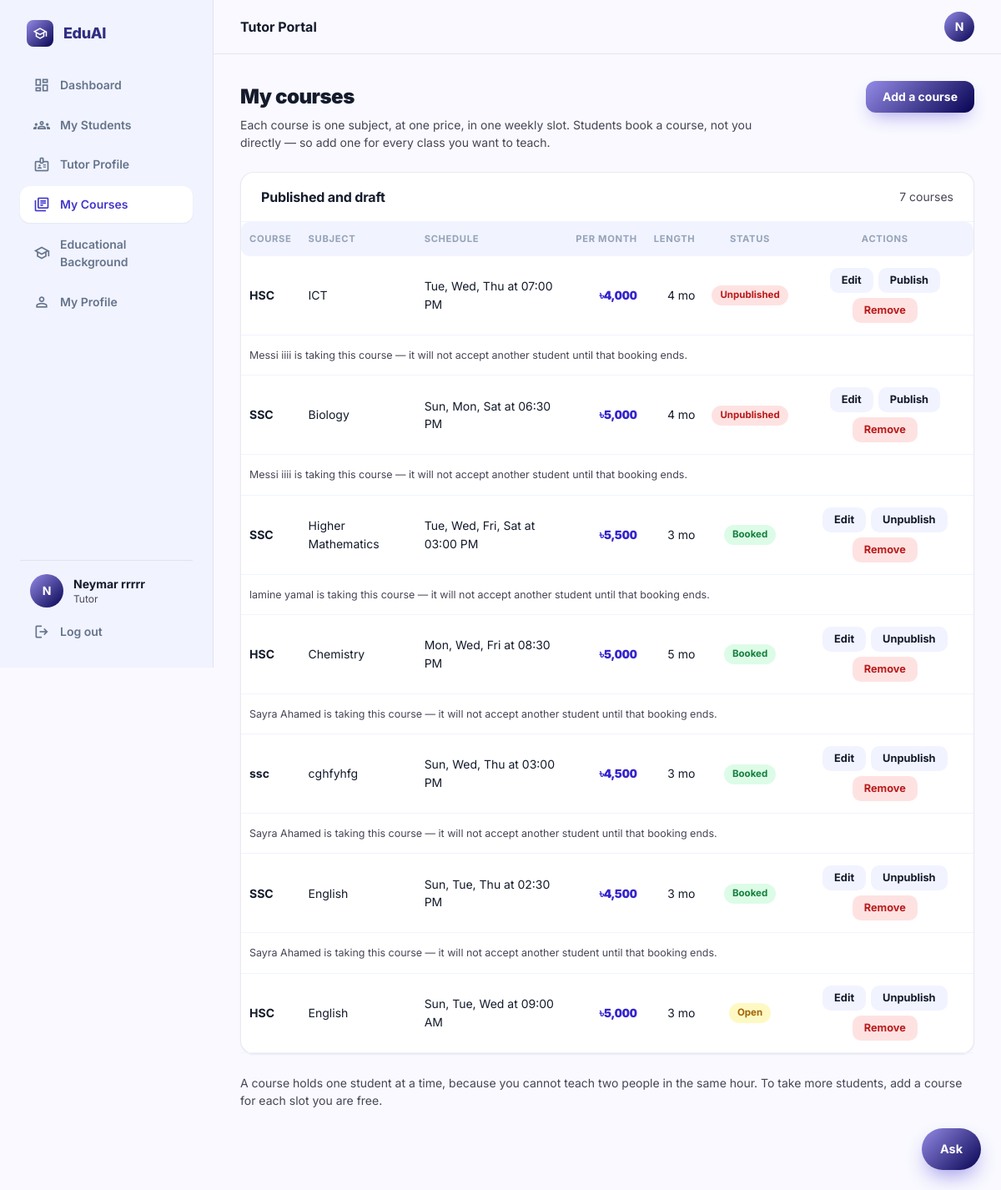
The page /tutors/courses/ (signed in) on the database its author committed.
### accounts/models.py (models this page shows, shortened)
class User(AbstractUser):
    ROLE_CHOICES = (
        ('student', 'Student'),
        ('tutor', 'Tutor'),
    )
    VERIFICATION_STATUS_CHOICES = (
        ('unverified', 'Not submitted'),
        ('pending', 'Pending review'),
        ('verified', 'Verified'),
        ('rejected', 'Rejected'),
    )
    role = models.CharField(max_length=10, choices=ROLE_CHOICES)
    avatar = models.ImageField(upload_to='avatars/', blank=True, null=True)
    phone = models.CharField(max_length=20, blank=True, null=True)
    education = models.CharField(max_length=150, blank=True, null=True,
                                  help_text='e.g. BSc in CSE, Dhaka University')
    id_card_number = models.CharField(max_length=40, blank=True, null=True,
                                      help_text='University ID card number')
    id_card_front = models.ImageField(upload_to='id_cards/', storage=private_storage,
                                      blank=True, null=True)
    id_card_back = models.ImageField(upload_to='id_cards/', storage=private_storage,
                                     blank=True, null=True)
    bio = models.TextField(blank=True, null=True)
    nid_number = models.CharField(max_length=30, blank=True, null=True)
    nid_image = models.ImageField(upload_to='nid_cards/', storage=private_storage,
                                  blank=True, null=True,
                                  help_text='Photo/scan of the NID — required for tutor registration')
    nid_verification_status = models.CharField(
        max_length=10, choices=VERIFICATION_STATUS_CHOICES, default='unverified',
    )

### tutors/models.py (models this page shows, shortened)
class Course(models.Model):
    DAY_CHOICES = [
        ('0', 'Sun'), ('1', 'Mon'), ('2', 'Tue'), ('3', 'Wed'),
        ('4', 'Thu'), ('5', 'Fri'), ('6', 'Sat'),
    ]
    tutor = models.ForeignKey(User, on_delete=models.CASCADE,
                              related_name='courses')
    subject = models.CharField(max_length=60,
                               help_text="The subject, as a student would search for it")
    name = models.CharField(max_length=120,
                            help_text='What you call this course')
    days = models.CharField(max_length=50,
                            help_text="Comma separated days like '0,2,4'")
    time = models.TimeField(help_text='When the class starts')
    months = models.PositiveIntegerField(
        default=1, validators=[MinValueValidator(1)],
        help_text='How many months the course runs')
    monthly_rate = models.DecimalField(
        max_digits=10, decimal_places=2, validators=[MinValueValidator(1)],
        help_text='What a student pays per month')
    is_active = models.BooleanField(
        default=True, help_text='Uncheck to stop taking new students')
    created_at = models.DateTimeField(auto_now_add=True)
    updated_at = models.DateTimeField(auto_now=True)
    class Meta:
        ordering = ['subject', 'name']
    @property
    def day_names(self):
        labels = dict(self.DAY_CHOICES)
        return [labels[d.strip()] for d in self.days.split(',')
                if d.strip() in labels]
    @property
    def schedule_display(self):
        days = ', '.join(self.day_names)
        return f'{days} at {self.time:%I:%M %p}' if days else f'{self.time:%I:%M %p}'
    @property
    def active_booking(self):
        return next((b for b in self.bookings.all()
                     if b.status in ('pending', 'confirmed')), None)

### bookings/models.py (models this page shows, shortened)
class Booking(models.Model):
    STATUS_CHOICES = (
        ('pending', 'Pending'),
        ('confirmed', 'Confirmed'),
        ('completed', 'Completed'),
        ('rejected', 'Rejected'),
        ('cancelled', 'Cancelled'),
    )
    student = models.ForeignKey(User, on_delete=models.CASCADE, related_name='student_bookings')
    tutor = models.ForeignKey(User, on_delete=models.CASCADE, related_name='tutor_bookings')
    date     = models.DateField()
    months   = models.PositiveIntegerField(default=1, validators=[MinValueValidator(1)])
    course   = models.ForeignKey(
        Course, on_delete=models.SET_NULL,
        null=True, blank=True, related_name='bookings'
    )
    status   = models.CharField(max_length=10, choices=STATUS_CHOICES, default='pending')
    agreed_monthly_rate = models.DecimalField(
        max_digits=10, decimal_places=2, null=True, blank=True,
        help_text='Monthly rate captured at booking time'
    )
    meet_link = models.URLField(blank=True, default='', help_text='Google Meet / Zoom link set by tutor')
    tutor_message = models.TextField(blank=True, default='', help_text='Message from tutor to student')
    created_at = models.DateTimeField(auto_now_add=True)
    updated_at = models.DateTimeField(auto_now=True)
    class Meta:
        ordering = ['-created_at']

### tutors/views.py (the view)
# urls.py: path('courses/', views.course_list_view, name='course-list'),
@login_required(login_url='login')
def course_list_view(request):
    if request.user.role != 'tutor':
        messages.error(request, 'Only tutors have courses.')
        return redirect('home')
    has_profile = TutorProfile.objects.filter(user=request.user).exists()
    return render(request, 'tutors/courses.html', {
        'courses': request.user.courses.prefetch_related('bookings').order_by('created_at'),
        'has_profile': has_profile,
    })

### chatbot/context_processors.py (called while the page is built)
def assistant(request):
    return {'chat_starters': json.dumps(list(_starters(request.user)))}

### chatbot/views.py (called while the page is built)
def _starters(user):
    if not user.is_authenticated:
        return ('How much does a tutor cost?',
                'How do I book a tutor?',
                'How do refunds work?',
                'How do I become a tutor?')
    if user.is_staff or user.is_superuser:
        return ('What needs reviewing?',
                'How many payments are waiting?',
                'How much is owed in refunds?')
    if user.role == 'tutor':
        return ('How much have I earned?',
                'What are my bookings?',
                'How much commission do you take?',
                'What needs my attention?')
    return ('How much do I owe?',
            'What refund would I get if I stop now?',
            'When does my course end?',
            'Has my payment been approved?')

### quick_tutor/templatetags/assets.py (called while the page is built)
def _version(path):
    try:
        absolute = finders.find(path)
        if absolute and os.path.exists(absolute):
            return str(int(os.path.getmtime(absolute)))
    except Exception:                      # pragma: no cover - never break a page
        pass
    return ''

@register.simple_tag
def static_v(path):
    url = static(path)
    if settings.DEBUG:
        stamp = _version(path)
    else:
        if path not in _versions:
            _versions[path] = _version(path)
        stamp = _versions[path]
    return f'{url}?v={stamp}' if stamp else url

### templates/tutors/courses.html (shortened to what this page needs)
{% extends 'base/luminary_base.html' %}
{% block nav_courses %}is-active{% endblock %}
{% block pagehead %}
<div class="pagehead">
  <div class="container">
    <div class="pagehead__title">
      <h1>My courses</h1>
      <a href="/tutors/courses/add/" class="btn btn--primary">Add a course</a>
    </div>
    <p>Each course is one subject, at one price, in one weekly slot. Students
       book a course, not you directly — so add one for every class you want
       to teach.</p>
  </div>
</div>
{% endblock %}
{% block content %}
<div class="stack">
  {% if courses %}
  <section class="card">
    <div class="card__head">
      <h3>Published and draft</h3>
      <span class="small muted">{{ courses|length }} course{{ courses|length|pluralize }}</span>
    </div>
    <div class="tablewrap">
      <table class="data">
        <thead>
          <tr>
            <th>Course</th><th>Subject</th><th>Schedule</th>
            <th class="right">Per month</th><th class="right">Length</th>
            <th class="center">Status</th><th class="center">Actions</th>
          </tr>
          </thead>
        <tbody>
          {% for course in courses %}
          <tr>
            <td class="strong">{{ course.name }}</td>
            <td>{{ course.subject }}</td>
            <td class="small">{{ course.schedule_display }}</td>
            <td class="right"><span class="money num">৳{{ course.monthly_rate|floatformat:"0g" }}</span></td>
            <td class="right num">{{ course.months }} mo</td>
            <td class="center">
              {% if not course.is_active %}<span class="pill pill--rejected">Unpublished</span>
              {% elif course.active_booking %}<span class="pill pill--approved">Booked</span>
              {% else %}<span class="pill pill--pending">Open</span>{% endif %}
            </td>
            <td class="center">
              <div class="cellactions center">
                <a href="/tutors/courses/{{ course.id }}/edit/" class="btn btn--secondary btn--sm">Edit</a>
                <form method="POST" action="/tutors/courses/{{ course.id }}/toggle/" class="inline-form">
                  <button type="submit" class="btn btn--secondary btn--sm">{% if course.is_active %}Unpublish{% else %}Publish{% endif %}</button>
                </form>
                <form method="POST" action="/tutors/courses/{{ course.id }}/delete/" class="inline-form"
                      onsubmit="return confirm('Remove this course?')">
                  <button type="submit" class="btn btn--danger btn--sm">Remove</button>
                </form>
              </div>
            </td>
          </tr>
          {% if course.active_booking %}
          <tr>
            <td colspan="7" class="xsmall muted">
              {{ course.active_booking.student.get_full_name|default:course.active_booking.student.username }}
              is taking this course — it will not accept another student until
              that booking ends.
            </td>
          </tr>
          {% endif %}
          {% endfor %}
        </tbody>
      </table>
    </div>
  </section>
  <p class="small muted">
    A course holds one student at a time, because you cannot teach two people
    in the same hour. To take more students, add a course for each slot you
    are free.
  </p>
  {% endif %}
</div>
{% endblock %}

### templates/base/luminary_base.html (shortened to what this page needs)
<!DOCTYPE html>
{% load static %}
{% load assets %}
<html lang="en">
<head>
<link rel="stylesheet" href="{% static_v 'css/eduai.css' %}"/>
</head>
<body>
<div class="app">
<aside class="sidebar">
  <a href="/" class="brand">
    <span class="brand__tile"><span class="ms" aria-hidden="true">school</span></span>
    EduAI
  </a>
  <nav class="sidenav" aria-label="Main">
    {% if user.is_authenticated %}
    <a href="/dashboard/" class="{% block nav_dashboard %}{% endblock %}"><span class="ms" aria-hidden="true">dashboard</span> Dashboard</a>
    {% endif %}
    {% if not user.is_authenticated %}
    <a href="/"><span class="ms" aria-hidden="true">home</span> Home</a>
    <a href="/tutors/" class="{% block nav_browse %}{% endblock %}"><span class="ms" aria-hidden="true">search</span> Find Tutors</a>
    <a href="/reviews/" class="{% block nav_reviews %}{% endblock %}"><span class="ms" aria-hidden="true">star_rate</span> Student Reviews</a>
    {% elif user.role == 'tutor' %}
    <a href="/bookings/" class="{% block nav_students %}{% endblock %}"><span class="ms" aria-hidden="true">groups</span> My Students</a>
    <a href="/tutors/edit-profile/" class="{% block nav_edit_profile %}{% endblock %}"><span class="ms" aria-hidden="true">badge</span> Tutor Profile</a>
    <a href="/tutors/courses/" class="{% block nav_courses %}{% endblock %}"><span class="ms" aria-hidden="true">library_books</span> My Courses</a>
    {% endif %}
    {% if user.is_authenticated and not user.is_staff and not user.is_superuser %}
    <a href="/accounts/education/" class="{% block nav_education %}{% endblock %}"><span class="ms" aria-hidden="true">school</span> Educational Background</a>
    {% endif %}
    {% if user.is_authenticated %}
    <a href="/accounts/profile/" class="{% block nav_profile %}{% endblock %}"><span class="ms" aria-hidden="true">person</span> My Profile</a>
    {% endif %}
  </nav>
  <div class="sidebar__foot">
    {% if user.is_authenticated %}
    <div class="sidebar__user">
      {% if user.avatar %}
        <img src="{{ user.avatar.url }}" alt="" class="avatar" style="width:40px;height:40px;border-radius:9999px">
      {% else %}
        <span class="avatar" style="width:40px;height:40px;border-radius:9999px">{{ user.username|upper|first }}</span>
      {% endif %}
      <div style="min-width:0">
        <p class="sidebar__name">{{ user.get_full_name|default:user.username }}</p>
        <p class="sidebar__role">{% if user.is_superuser or user.is_staff %}Admin{% else %}{{ user.role }}{% endif %}</p>
      </div>
    </div>
    <a href="/accounts/logout/" class="sidebar__logout"><span class="ms" aria-hidden="true">logout</span> Log out</a>
    {% else %}
    <a href="/accounts/register/" class="btn btn--primary btn--block">Join for free</a>
    <a href="/accounts/login/" class="btn btn--secondary btn--block">Log in</a>
    {% endif %}
  </div>
</aside>
<div class="app__main">
  <header class="appbar">
    <p class="appbar__title">{% block appbar_title %}{% if user.is_superuser or user.is_staff %}Admin Panel{% elif user.role == 'student' %}Student Portal{% elif user.role == 'tutor' %}Tutor Portal{% else %}EduAI{% endif %}{% endblock %}</p>
    <div class="appbar__right">
      {% if user.is_authenticated %}
      <a href="/accounts/profile/" title="{{ user.username }}">
        {% if user.avatar %}
          <img src="{{ user.avatar.url }}" alt="{{ user.username }}" class="avatar"/>
        {% else %}
          <span class="avatar">{{ user.username|upper|first }}</span>
        {% endif %}
      </a>
      {% else %}
      <div class="appbar__guest">
        <a href="/accounts/login/" class="btn btn--quiet btn--sm">Log in</a>
        <a href="/accounts/register/" class="btn btn--primary btn--sm">Join</a>
      </div>
      {% endif %}
    </div>
  </header>
  {% block pagehead %}{% endblock %}
  {% block main %}
  <main class="page">
    <div class="container">
      {% block content %}{% endblock %}
    </div>
  </main>
  {% endblock %}
</div>
</div>
{% include 'chatbot/widget.html' %}
</body>
</html>

### rows shown on the page
User: username|first "N", get_full_name "Neymar rrrrr", role "Tutor"
Course: name "HSC", subject "ICT", schedule_display "Tue, Wed, Thu at 07:00 PM", monthly_rate "4,000", months "4", is_active "Unpublished", active_booking.student.get_full_name "Messi iiii"
Course: name "SSC", subject "Biology", schedule_display "Sun, Mon, Sat at 06:30 PM", monthly_rate "5,000", months "4", is_active "Unpublished", active_booking.student.get_full_name "Messi iiii"
Course: name "SSC", subject "Higher Mathematics", schedule_display "Tue, Wed, Fri, Sat at 03:00 PM", monthly_rate "5,500", months "3", is_active "Booked", active_booking.student.get_full_name "lamine yamal"
Course: name "HSC", subject "Chemistry", schedule_display "Mon, Wed, Fri at 08:30 PM", monthly_rate "5,000", months "5", is_active "Booked", active_booking.student.get_full_name "Sayra Ahamed"
Course: name "ssc", subject "cghfyhfg", schedule_display "Sun, Wed, Thu at 03:00 PM", monthly_rate "4,500", months "3", is_active "Booked", active_booking.student.get_full_name "Sayra Ahamed"
Course: name "SSC", subject "English", schedule_display "Sun, Tue, Thu at 02:30 PM", monthly_rate "4,500", months "3", is_active "Booked", active_booking.student.get_full_name "Sayra Ahamed"
Course: name "HSC", subject "English", schedule_display "Sun, Tue, Wed at 09:00 AM", monthly_rate "5,000", months "3", is_active "Open"

### other values the page prints
{{ courses|length }} "7"
